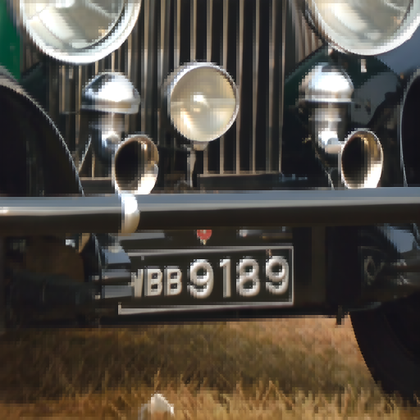
#> input picture example_outputs/enhanced_image.png, 420 x 420 px, shrunk from 512 x 512 before the run, given in place of 1_LR.png, which was not available
$ python wavelet.py
#> lines starting #> are read from the running program, lines starting #| are printed output that depends on the picture; pictures that were not available may be replaced by others from this repository, and a replacement may not be noted
import pywt
import numpy as np
from PIL import Image
import matplotlib.pyplot as plt

def load_image(file_path):
#> called with file_path = 'images/Generalization/1_LR.png'
    with Image.open(file_path) as img:
#> img is the input picture: PIL image 420x420 RGB; mean R, G, B 80.4, 74.7, 66.5
        return np.array(img)

def wavelet_super_resolution_channel(channel, wavelet='haar', levels=2):
    # Decompose the channel into wavelet coefficients
#> called with wavelet = 'haar', levels = 2
    coeffs = pywt.wavedec2(channel, wavelet, level=levels)
#> coeffs = 3 items
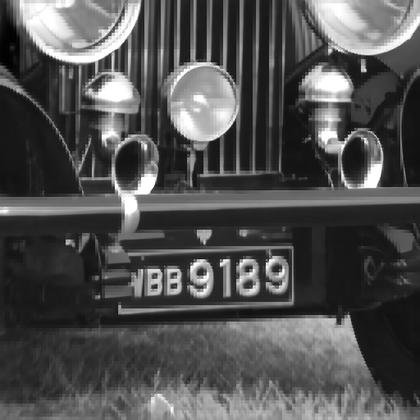
#> channel: shape (420, 420) float64; min 0, max 255, mean 80.4
    coeffs_new = list(coeffs)
#> coeffs_new = 3 items

    # Enhance the approximation coefficients slightly (this affects the overall brightness)
    coeffs_new[0] *= 1.1  # Smaller factor to prevent fading

    # Enhance the detail coefficients (this affects the sharpness)
    for i in range(1, len(coeffs)):
        coeffs_new[i] = tuple([np.clip(c * (1 + 0.02 * (i - 1)), 0, 255) for c in coeffs[i]])
#> this loop made 2 passes

    # Reconstruct the channel from the new coefficients
    return pywt.waverec2(coeffs_new, wavelet)

def wavelet_super_resolution_color(image, wavelet='haar', levels=2):
    # Ensure that the image is in float64 format to prevent clipping during operations
    image = image.astype(np.float64)

    # Process each color channel independently
    channels = [wavelet_super_resolution_channel(image[:,:,i], wavelet, levels) for i in range(3)]
#> call 2 of wavelet_super_resolution_channel, with wavelet = 'haar', levels = 2
#> in wavelet_super_resolution_channel (call 2), `coeffs = pywt.wavedec2(channel, wavelet, level=levels)`:
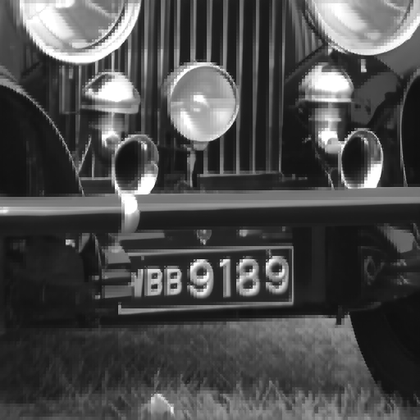
#> channel: shape (420, 420) float64; min 4, max 255, mean 74.7
#> the loop in wavelet_super_resolution_channel (call 2), `for i in range(1, len(coeffs)):` made 2 passes
#> in wavelet_super_resolution_channel (call 2), `return pywt.waverec2(coeffs_new, wavelet)`:
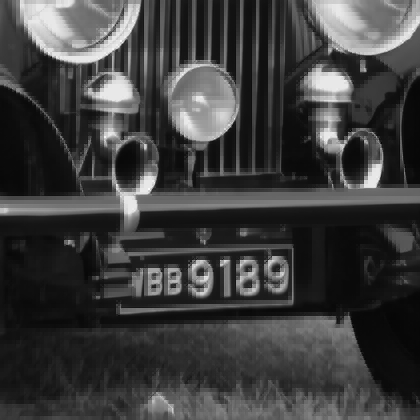
#> returned value: shape (420, 420) float64; min 9.45, max 306.8, mean 82.1; drawn with min black and max white
#> call 3 of wavelet_super_resolution_channel, with wavelet = 'haar', levels = 2
#> in wavelet_super_resolution_channel (call 3), `coeffs = pywt.wavedec2(channel, wavelet, level=levels)`:
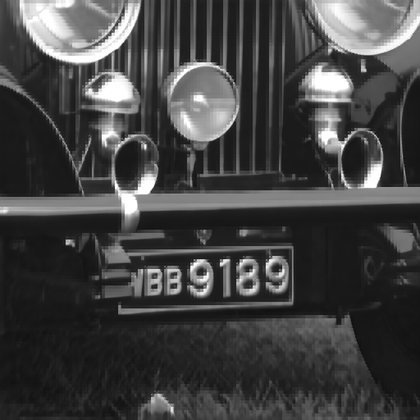
#> channel: shape (420, 420) float64; min 5, max 255, mean 66.5
#> the loop in wavelet_super_resolution_channel (call 3), `for i in range(1, len(coeffs)):` made 2 passes
#> in wavelet_super_resolution_channel (call 3), `return pywt.waverec2(coeffs_new, wavelet)`:
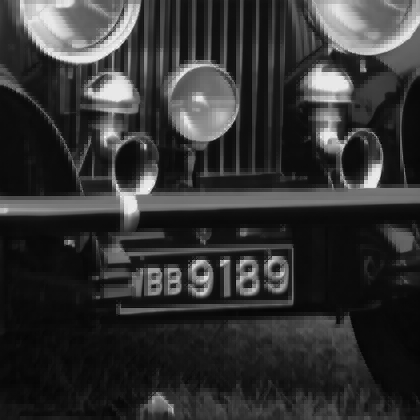
#> returned value: shape (420, 420) float64; min 13.71, max 306.4, mean 73.2; drawn with min black and max white
#> channels = 3 items

    # Stack the channels back together and clip to valid range [0, 255]
    enhanced_image = np.stack(channels, axis=-1)
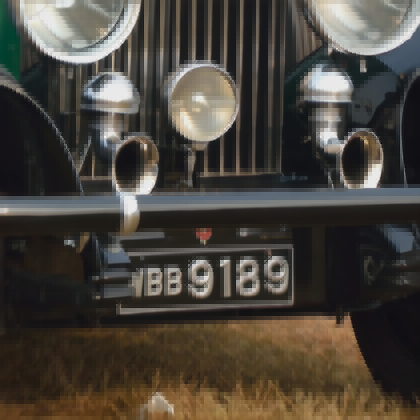
#> enhanced_image: shape (420, 420, 3) float64; mean of channels 0, 1, 2 88.5, 82.1, 73.2; drawn with min black and max white
    enhanced_image = np.clip(enhanced_image, 0, 255)
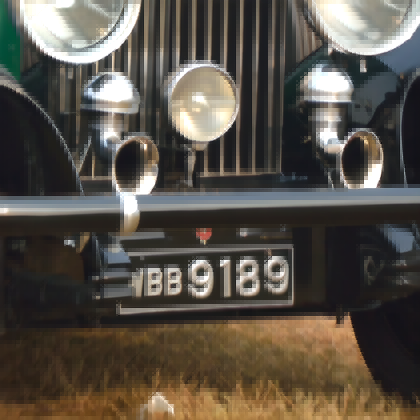
#> enhanced_image: shape (420, 420, 3) float64; mean of channels 0, 1, 2 88, 81.7, 72.8; drawn as R, G, B

    # Convert the image back to uint8 format
    return enhanced_image.astype(np.uint8)
#> returned value: shape (420, 420, 3)

# Load the image
image_path = 'images/Generalization/1_LR.png'
image = load_image(image_path)

# Enhance the image
enhanced_image = wavelet_super_resolution_color(image)
# Convert the enhanced image back to a PIL image for saving
enhanced_image_pil = Image.fromarray(np.uint8(enhanced_image))

# Save the enhanced image
output_path = 'enhanced_image2.png'
enhanced_image_pil.save(output_path)

# Display the original and enhanced images
plt.figure(figsize=(12, 6))
plt.subplot(1, 2, 1)
plt.imshow(image, cmap='gray')
plt.title('Original Image')
plt.axis('off')

plt.subplot(1, 2, 2)
plt.imshow(enhanced_image, cmap='gray')
plt.title('Enhanced Image')
plt.axis('off')

plt.show()


# [66 lines of commented-out code are left out]
